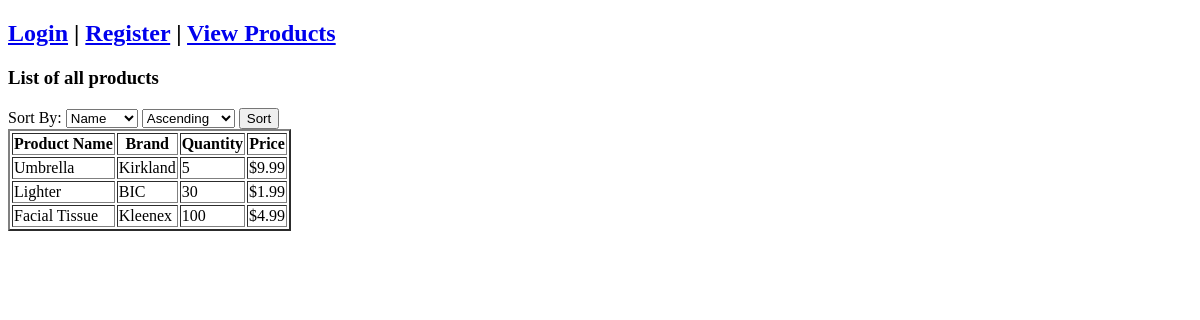
The app's page /viewproducts.php, older data.
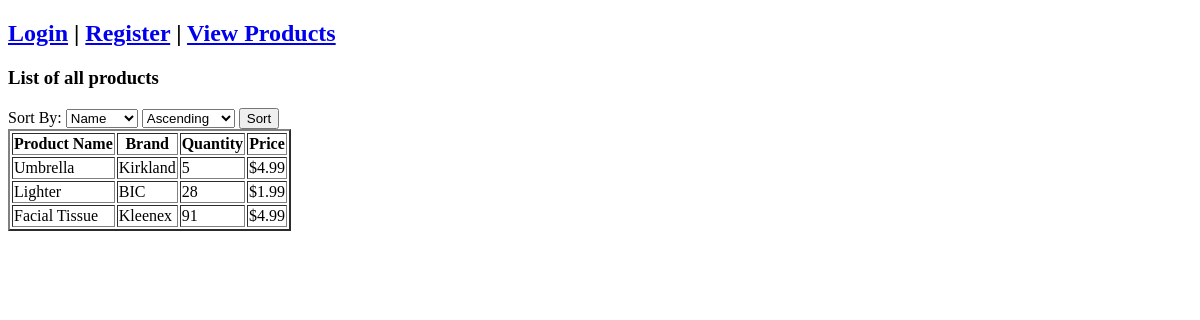
The same page, newer data.
### tables this page shows
CREATE TABLE IF NOT EXISTS `product` (
  `productID` int(11) NOT NULL AUTO_INCREMENT,
  `name` varchar(50) NOT NULL,
  `quantity` int(11) NOT NULL,
  `price` varchar(10) NOT NULL,
  `brand` varchar(50) NOT NULL,
  `updatedAt` datetime NOT NULL,
  PRIMARY KEY (`productID`),
  KEY `quantity` (`quantity`)
);

### Web/viewproducts.php (the view, shortened to what this page needs)
<?php
	require_once("dbconnect.php");
	if($_POST){
		$column = $_POST['column'];
		$order = $_POST['order'];
		$query = "SELECT * FROM product ORDER BY $column $order";
		$result = mysqli_query($conn, $query);
	}
	else {
		$query = "SELECT * FROM product";
		$result = mysqli_query($conn, $query);
	}
?>
<!DOCTYPE html>
<html>
	<head>
	</head>
	<body>
		<?php require_once("navbar.php"); ?>
		<h3>List of all products</h3>
		<form action='viewproducts.php' method='post'>
			<label>Sort By:</label>
			<select name="column">
				<option value="name">Name</option>
			</select>
			<select name="order">
				<option value="ASC">Ascending</option>
			</select>
			<input type='submit' name='submit' value='Sort'>
		</form>
		<?php
			echo "
				<table border='2'>
					<thead>
						<tr>
							<th>Product Name</th>
							<th>Brand</th>
							<th>Quantity</th>
							<th>Price</th>";
			echo "
				</tr>
				</thead>
			";
			while($data = mysqli_fetch_array($result)) {
				$name = $data['name'];
				$brand = $data['brand'];
				$quantity = $data['quantity'];
				$price = $data['price'];
				echo "<tr><td>" . $name . "</td>";
				echo "<td>" . $brand . "</td>";
				echo "<td>" . $quantity . "</td>";
				echo "<td>$" . $price . "</td>";
				echo "</tr>";
			}
			echo "</table>";
		?>
	</body>
</html>

Row changes from the older to the newer data that the page shows:
changed product "Umbrella": price "9.99" → "4.99"
changed product "Lighter": quantity "30" → "28"
changed product "Facial Tissue": quantity "100" → "91"
